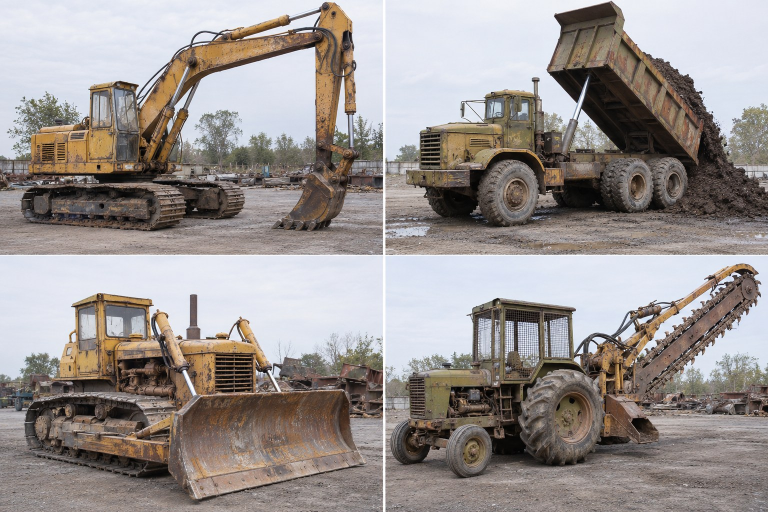
#> input picture tools/blender/machine-reference.jpg, 1536 x 1024 px (shown at 1/2 size)
$ python photo_grid.py blender/machine-reference.jpg blender/machine-wear.jpg 5
#> lines starting #> are read from the running program, lines starting #| are printed output that depends on the picture
"""Draw a measuring grid over a photo, so its numbers are read and not guessed.

    python tools/photo_grid.py photo.jpg out.png [step]

Lines every `step` pixels (100 by default), labelled in the photo's own pixels,
with fainter lines at a fifth of that. Keep the output in `.evidence`.
"""
import sys

from PIL import Image, ImageDraw


def grid(path, out, step=100):
#> called with path = 'blender/machine-reference.jpg', out = 'blender/machine-wear.jpg', step = 5
    image = Image.open(path).convert('RGB')
#> image is the input picture: PIL image 1536x1024 RGB; mean R, G, B 153.1, 146.4, 144.1
    width, height = image.size
#> width = 1536; height = 1024
    scale = 1400 / width if width > 1400 else 1
#> scale = 0.911
    shown = image.resize((int(width * scale), int(height * scale)))
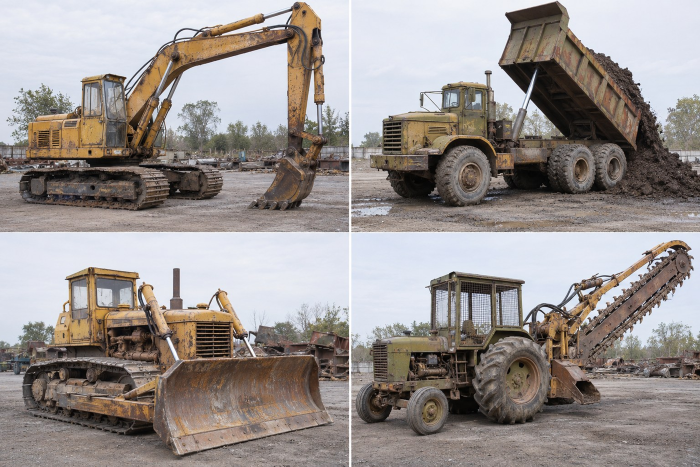
#> shown: PIL image 1400x933 RGB (shown at 1/2 size); mean R, G, B 153.1, 146.4, 144.1
    draw = ImageDraw.Draw(shown)
    fine = max(step // 5, 1)
    for x in range(0, width, fine):
        major = x % step == 0
        draw.line([(x * scale, 0), (x * scale, shown.height)], fill=(0, 220, 255) if major else (0, 110, 130))
        if major:
            draw.text((x * scale + 2, 2), str(x), fill=(255, 255, 0))
    for y in range(0, height, fine):
        major = y % step == 0
        draw.line([(0, y * scale), (shown.width, y * scale)], fill=(0, 220, 255) if major else (0, 110, 130))
        if major:
            draw.text((2, y * scale + 2), str(y), fill=(255, 255, 0))
    shown.save(out)
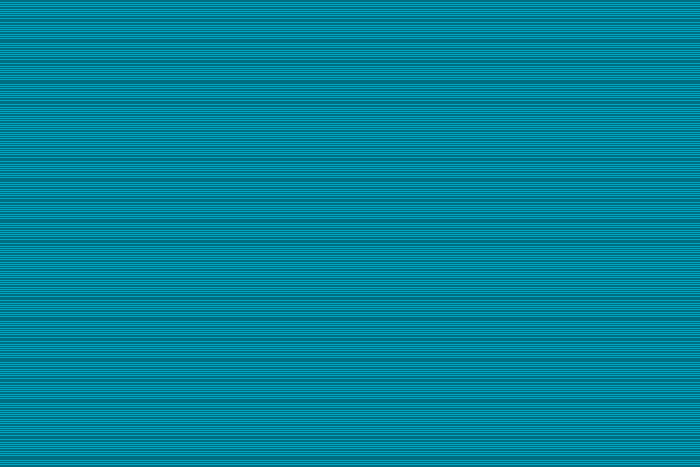
#> saved as machine-wear.jpg: PIL image 1400x933 RGB (shown at 1/2 size); mean R, G, B 0, 131.9, 154.9


if __name__ == '__main__':
    grid(sys.argv[1], sys.argv[2], int(sys.argv[3]) if len(sys.argv) > 3 else 100)

$ run again, on tools/blender/town-water-limestone.jpg
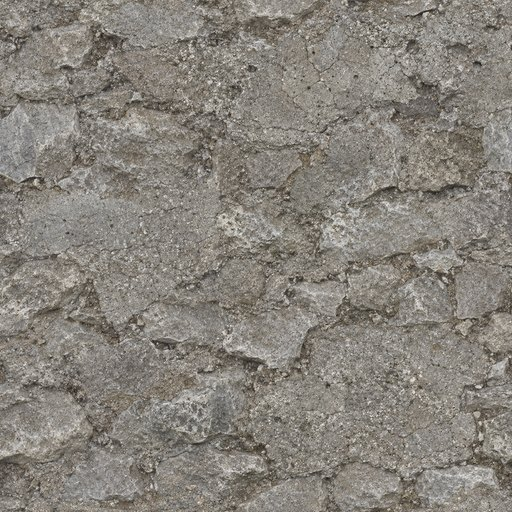
#> input picture tools/blender/town-water-limestone.jpg, 512 x 512 px
#> in grid, image is the input picture: PIL image 512x512 RGB; mean R, G, B 135.6, 130.7, 123.1
#> in grid, `shown.save(out)`:
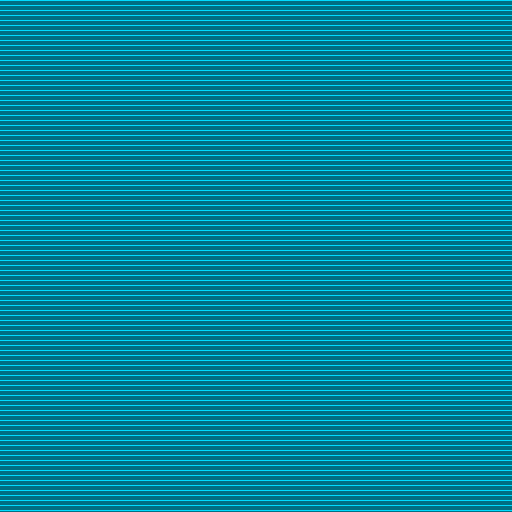
#> saved as town-water-limestone.jpg: PIL image 512x512 RGB; mean R, G, B 0, 132.1, 155.1

$ run again, on tools/blender/town-water-reference.jpg
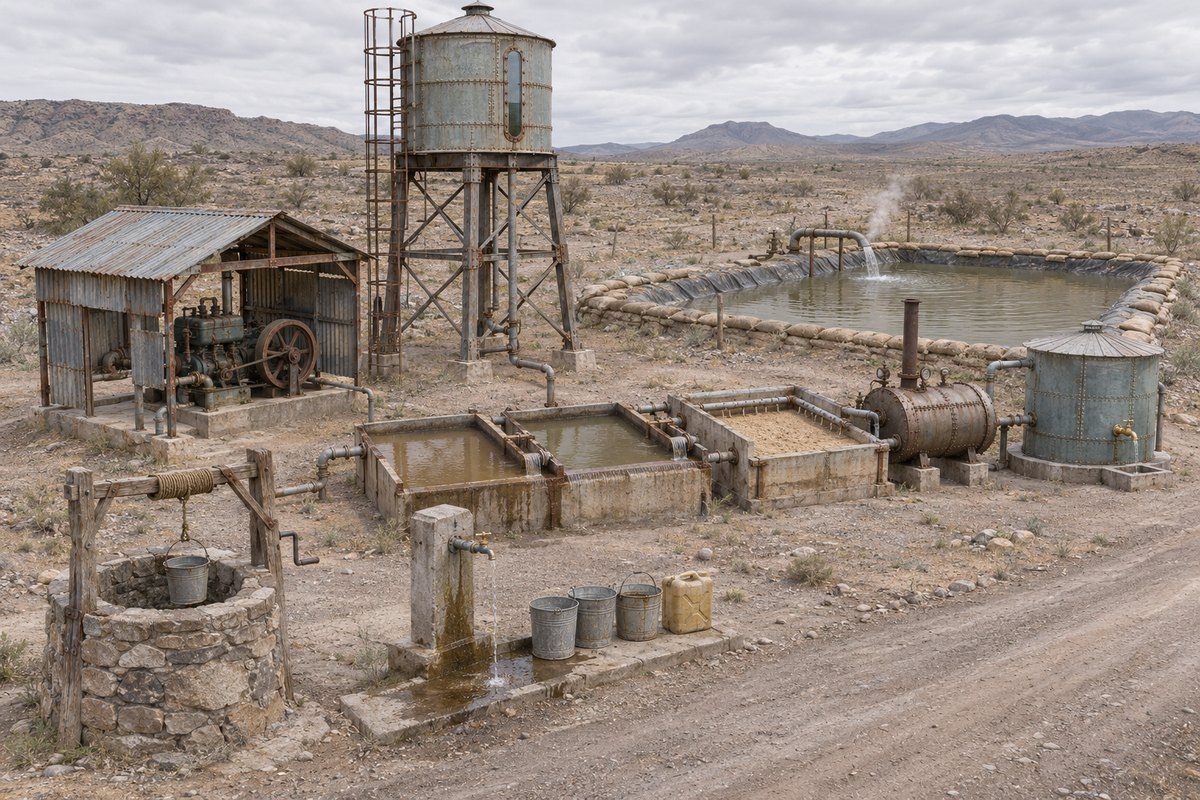
#> input picture tools/blender/town-water-reference.jpg, 1200 x 800 px
#> in grid, image is the input picture: PIL image 1200x800 RGB; mean R, G, B 150.7, 137.7, 128.6
#> in grid, `shown.save(out)`:
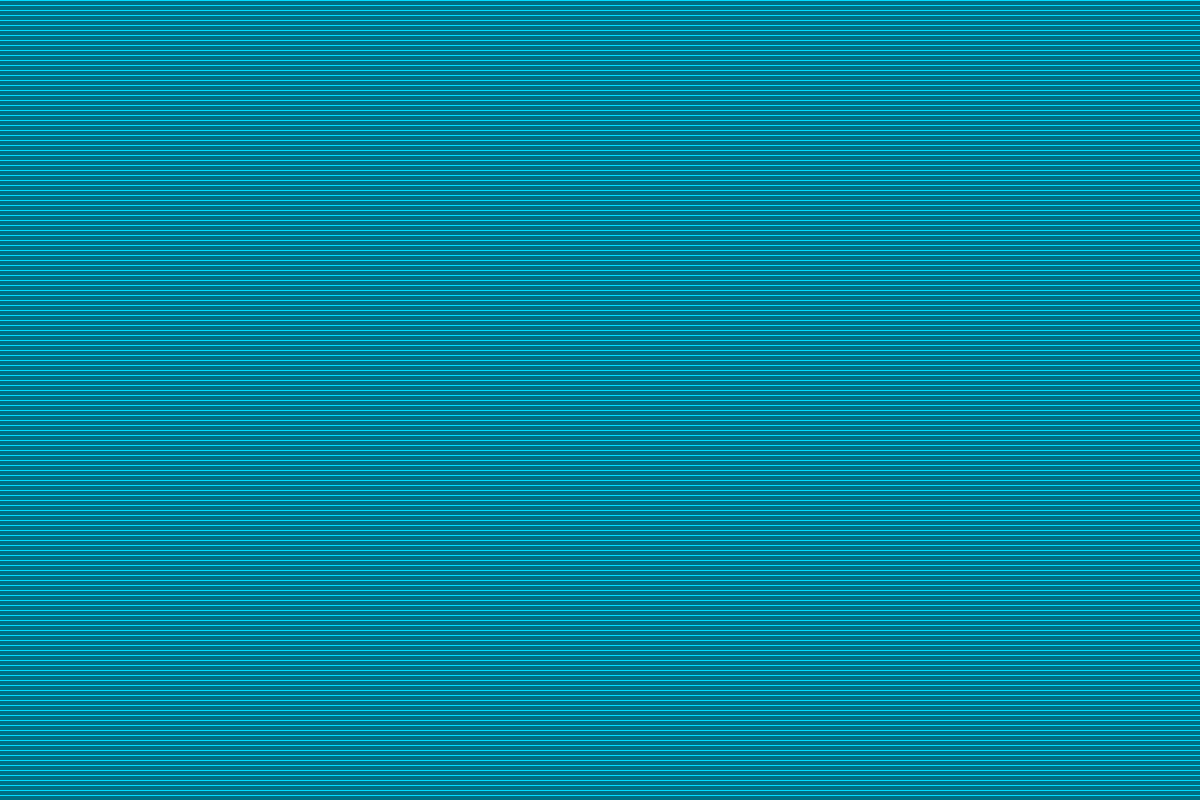
#> saved as town-water-reference.jpg: PIL image 1200x800 RGB; mean R, G, B 0, 132, 155

$ run again, on tools/blender/town-water-tin.jpg
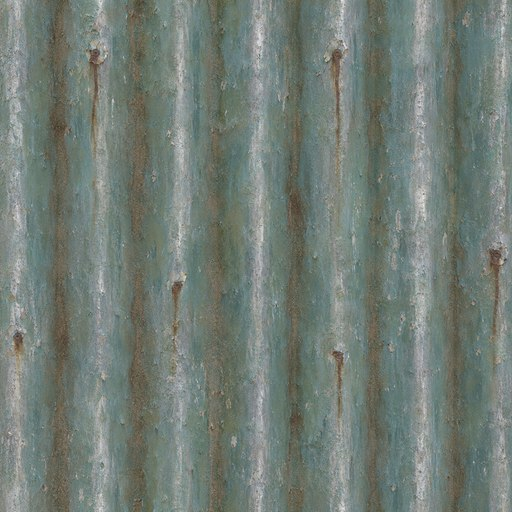
#> input picture tools/blender/town-water-tin.jpg, 512 x 512 px
#> in grid, image is the input picture: PIL image 512x512 RGB; mean R, G, B 114.1, 124.5, 117.2
#> in grid, `shown.save(out)`:
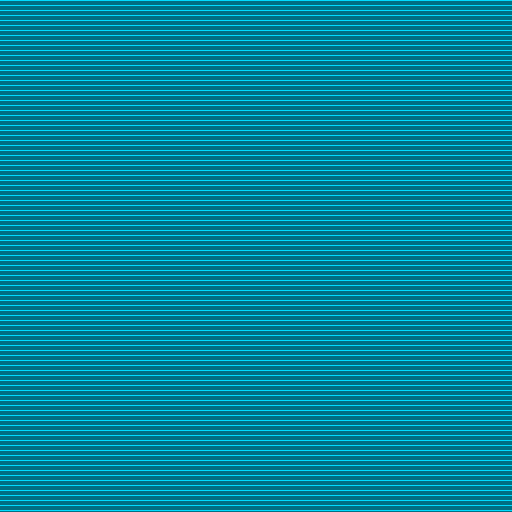
#> saved as town-water-tin.jpg: PIL image 512x512 RGB; mean R, G, B 0, 132.1, 155.1
